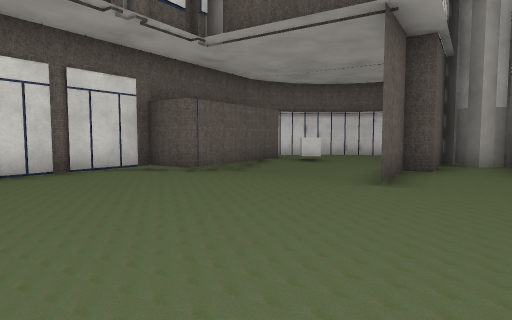
[1] (above)

14 first-person views from a walk through a Unity game level. The camera is 1.3 m above the floor, tilts 4° down and sees 75° across. The floor is counted in squares, 2 m on a side. Each view is taken from the middle of a square. On the plan, view 1 faces up. The plan holds only what a view shows up to about 10 squares ahead; the rest is blank. The place goes on beyond the plan. The player character is not drawn. Some animated figures are left out. Some surface patterns are stand-ins.

[2]
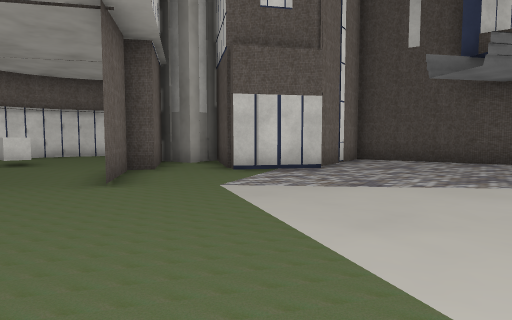

[3]
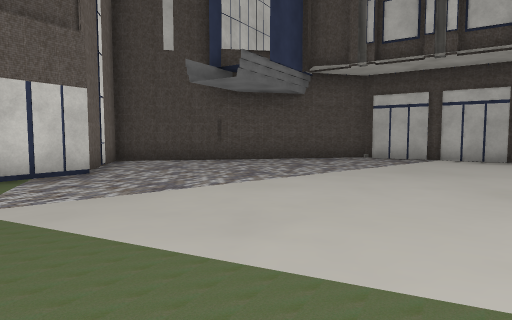

[4]
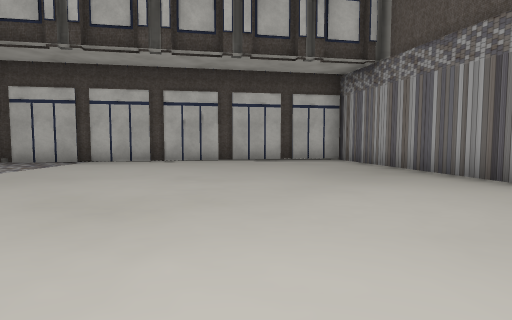

[5]
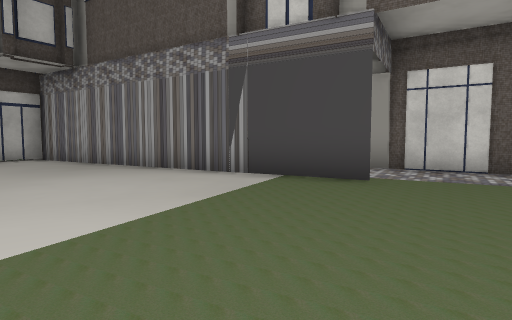

[6]
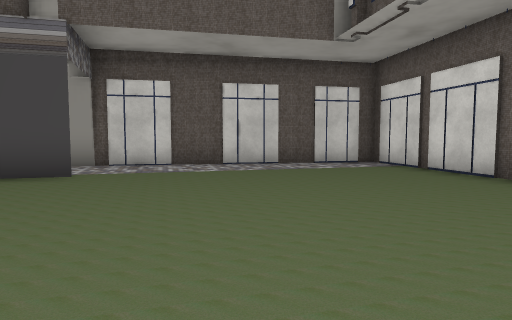

[7]
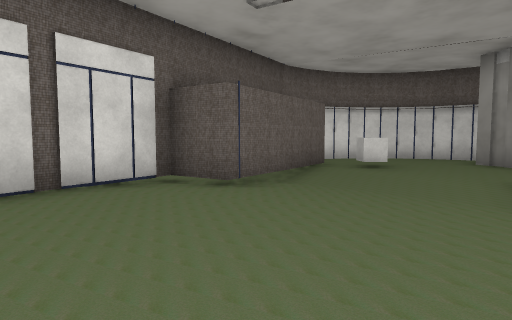

[8]
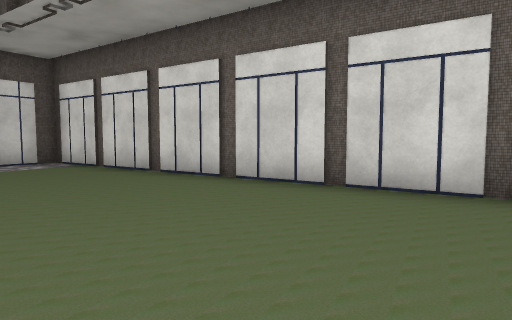

[9]
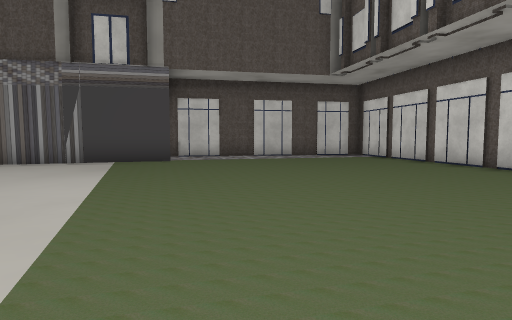

[10]
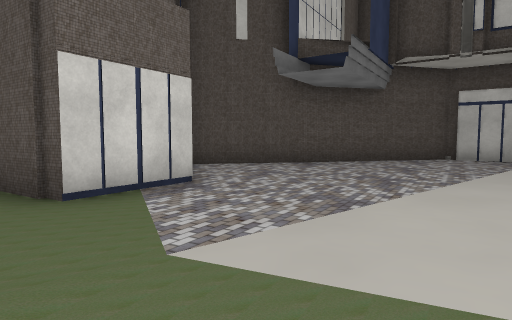

[11]
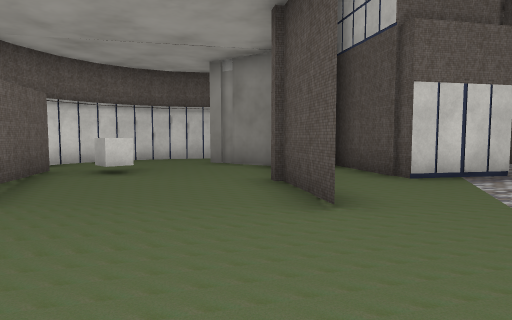

[12]
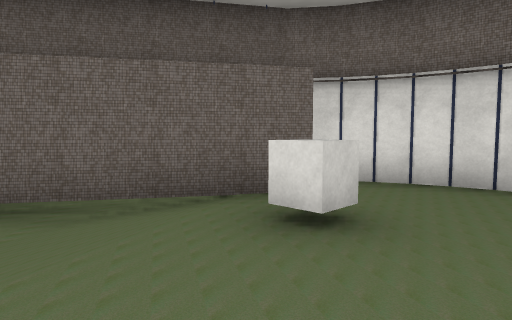

[13]
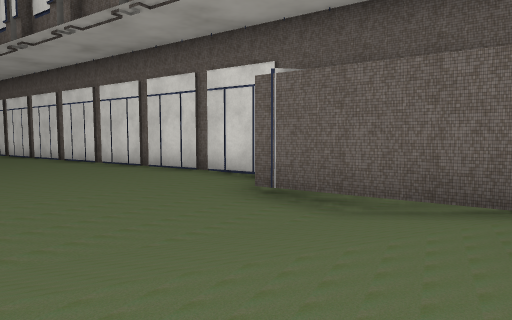

[14]
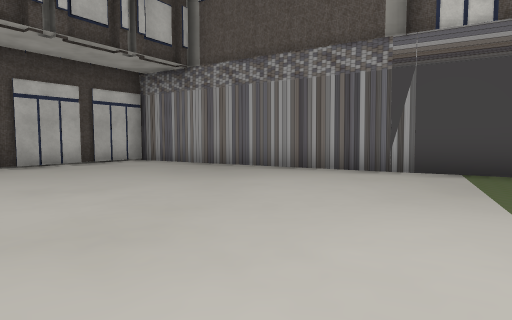

### Floor plan
Points are (right, up) in squares from view 1. A wall is a line through its corners. A room is listed if a view was taken in it or the views show most of it. See-through windows are left out.
Room 1 (views 1, 2, 3, 4, 5, 6, 7, 8, 9, 10, 11, 14)
walls: (-2.7, -4.8) (5.4, -10.1) (10.4, -2.5) (8.8, 4.7) (6.2, 4.2); (5.9, 3.9) (4.2, 5); (-1.4, 7) (-2.4, 7.6) (-9.3, -3) (-3.2, -6.9); (4.5, 8) (3.2, 6.1) (2.8, 6.3) (1.7, 4.6)
ways out: opening at (0.5, 6.5) to room 2
Room 2 (views 12, 13)
walls: (0.7, 10.3) (-1.4, 7); (1.4, 11.8) (0.8, 11.6) (0.4, 11.3) (0, 11); (1.7, 11.9) (1.1, 11.7); (2.3, 11.9) (1.7, 11.8); (3.1, 11.8) (2.7, 11.9) (2.1, 11.9); (3.6, 11.7) (3.1, 11.9); (4.1, 11.5) (3.5, 11.8); (4.7, 7) (4.1, 9.8); (4.6, 11.3) (4, 11.6); (4.9, 11) (4.4, 11.4); (1.7, 4.6) (2.9, 6.4); (4.2, 5) (5.7, 7.2)
ways out: opening at (0.5, 6.5) to room 1
objects: other object (1, 9)

Positions as (right, up) in squares from view 1, and headings:
1: (0, 0), facing up
2: (0, 0), facing up-right
3: (0, 1), facing right
4: (0, -1), facing down-right
5: (-1, 0), facing down
6: (-1, 1), facing down-left
7: (-1, 2), facing up
8: (-1, 2), facing left
9: (2, 3), facing down-left
10: (1, 3), facing right
11: (-1, 3), facing up-right
12: (3, 7), facing up-left
13: (3, 7), facing left
14: (2, 0), facing down
